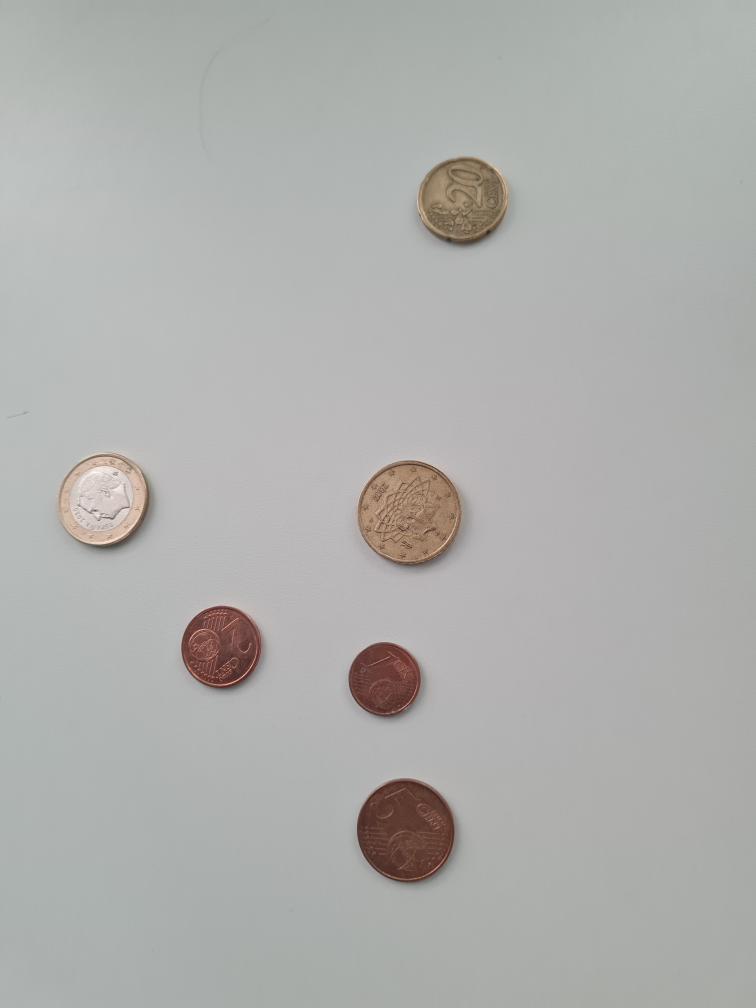
#> input picture p3/monedas1.jpg, 3024 x 4032 px (shown at 1/4 size)
$ jupyter execute --allow-errors 'VC_P3 - Minerva Quintero Flores.ipynb'
#> lines starting #> are read from the running program, lines starting #| are printed output that depends on the picture; after the words box and inside, x2 and y2 are one past the last pixel; in counts of white or black regions, pixels touching at a corner belong together; long printed decimals are rounded
#Paquetes necesarios

[cell 1]
import cv2
import numpy as np
import matplotlib.pyplot as plt

Carga imagen y convierte a RGB

[cell 2]
#Carga imagen ejemplo con monedas
img = cv2.imread('monedas1.jpg')
#> img is the input picture: shape (4032, 3024, 3); mean B, G, R 172.8, 174.9, 174.5
print(img.shape)
#| (4032, 3024, 3)
#Recordando que OpenCV lee las imágenes en BGR, por lo que convertimos para visualizr RGB
img_rgb = cv2.cvtColor(img, cv2.COLOR_BGR2RGB)

plt.axis("off")
plt.imshow(img_rgb)
plt.show()

Convierte a gris y muestra histograma

[cell 3]
#Convierte la imagen a todos de gris, mostrando el resultado
img = cv2.GaussianBlur(img , (7 , 7) , 3)
img_gris = cv2.cvtColor(img, cv2.COLOR_BGR2GRAY)

#Cálculo del histograma con 256 bins de una imagen en escala de grises
hist = cv2.calcHist([img_gris], [0], None, [256], [0, 256])
#> hist = 256 values, max 882380 at index 179, min 0 at index 0, mean 47628

plt.figure()
plt.axis("off")
plt.imshow(img_gris, cmap='gray')

# Histograma sin normalizar
plt.figure()
plt.subplot(1, 2, 1)
plt.title("Histograma")
plt.xlabel("Bins")
plt.ylabel("# píxeles")
plt.plot(hist)
plt.xlim([0, 256])

[cell 4]
import cv2
import numpy as np

# Carga la imagen
image = cv2.imread('monedas1.jpg')

# Convierte la imagen a escala de grises
gray = cv2.cvtColor(image, cv2.COLOR_BGR2GRAY)

# Aplica un umbral para crear una máscara
_, mask = cv2.threshold(gray, 1, 255, cv2.THRESH_BINARY)
#> mask: shape (4032, 3024); every value is 255

# Encuentra los contornos del objeto en primer plano
contours, _ = cv2.findContours(mask, cv2.RETR_EXTERNAL, cv2.CHAIN_APPROX_SIMPLE)
#> contours = [[[0, 0], [0, 4031], [3023, 4031], [3023, 0]]]

# Crea una máscara negra del mismo tamaño que la imagen original
mask_black = np.zeros_like(image)

# Dibuja el objeto en primer plano en la máscara negra
cv2.drawContours(mask_black, contours, -1, (255, 255, 255), thickness=cv2.FILLED)
#> mask_black: shape (4032, 3024, 3); every value is 255

# Copia el objeto en primer plano a una nueva imagen
result = cv2.bitwise_and(image, mask_black)

# Guarda la imagen resultante
cv2.imwrite('imagen_sin_fondo.jpg', result)

# Muestra la imagen resultante
plt.imshow(result)
cv2.waitKey(0)
cv2.destroyAllWindows()

[cell 5]
bgImg = cv2.imread('background.jpg')
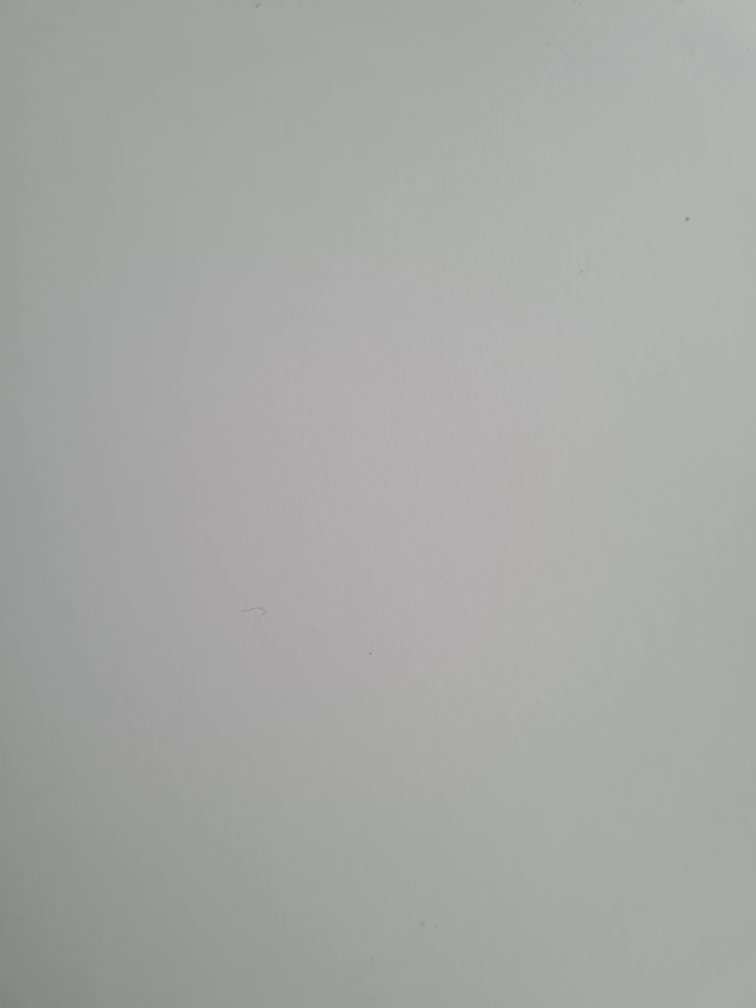
#> input picture p3/background.jpg, 3024 x 4032 px (shown at 1/4 size)
#> bgImg is the input picture: shape (4032, 3024, 3); mean B, G, R 166, 168.5, 166.6
bgGray = cv2.cvtColor(bgImg, cv2.COLOR_BGR2GRAY)
dif = cv2.absdiff(img_gris,bgGray)
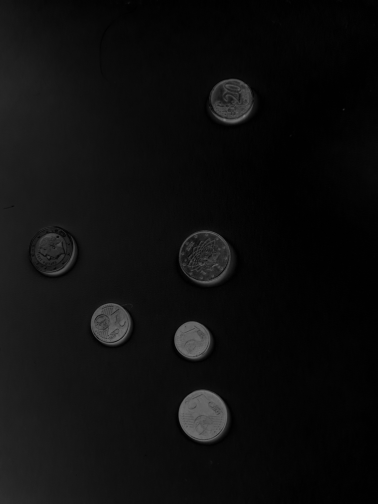
#> dif: shape (4032, 3024) (shown at 1/8 size); min 0, max 133, mean 13.9
plt.imshow(dif,cmap='gray')

Cuenta elementos tras umbralizar

[cell 6]
#Dos umbralizados. Te invito a probar con parámetros, aplicar filtro previo, etc.
umbral = 200
# Umbralizado binaria invertido, dado que por defecto se asume objetos en blanco
res,img_th1 = cv2.threshold(dif,umbral,255,cv2.THRESH_BINARY_INV)
#> res = 200
# Umbralizado con método de Otsu
ret2,img_th2 = cv2.threshold(dif,0,255,cv2.THRESH_BINARY_INV+cv2.THRESH_OTSU)
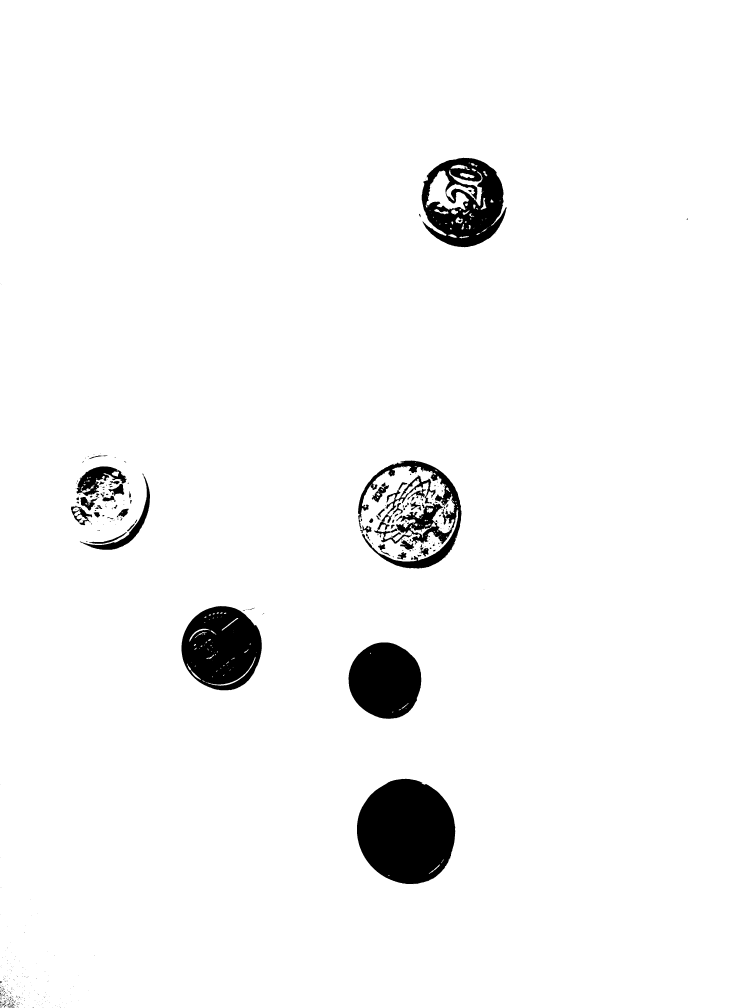
#> img_th2: shape (4032, 3024) (shown at 1/4 size); 96.4% white; 590 black regions (493 under 20 px)
#> ret2 = 45

plt.subplot(1, 3, 1)
plt.axis("off")
plt.imshow(dif,cmap='gray')
plt.title('Original')

plt.subplot(1, 3, 2)
plt.axis("off")
plt.imshow(img_th1,cmap='gray')
plt.title('FIJO invertida')

plt.subplot(1, 3, 3)
plt.axis("off")
plt.imshow(img_th2,cmap='gray')
plt.title('OTSU invertida')

Búsqueda de componentes y sus contornos

[cell 7]
#Localiza contornos en imagen obtenida con umbral fijo
#findContours está diseñada para imágenes con la figura en blanco y el fondo negro
#La imagen de entrada debe ser de un canal y 8 bits excepto en los modos RETR_CCOMP o RETR_FLOODFILL
#hierarchy contiene información sobre el nivel del contorno, relaciones paterno-filiales

#Obtiene todos los contornos, externos e internos
contornos, hierarchy = cv2.findContours(
    img_th2, #imagen
    cv2.RETR_TREE, #Modo de recuperación (lista, árbol, nivel superior)
    cv2.CHAIN_APPROX_SIMPLE #Método de aproximación del contorno
    )
#> contornos = 907 contours, 722 with area under 20; largest, box (x1, y1, x2, y2) and area: (0, 0, 3024, 4032) 12185477, (1427, 3114, 1822, 3538) 130112, (1686, 630, 2027, 990) 93914, (725, 2423, 1048, 2762) 84802, (1393, 2569, 1686, 2876) 69720
#Obtiene únicamente los contornos externos
contornos2, hierarchy2 = cv2.findContours(img_th2,
    cv2.RETR_EXTERNAL ,
    cv2.CHAIN_APPROX_SIMPLE)
#> contornos2 = 3 contours, 2 with area under 20; largest, box (x1, y1, x2, y2) and area: (0, 0, 3024, 4032) 12185477

# Dibuja sobre la imagen de entrada todos los contornos en verde
#Cada vez que quiere pintar convierte img para no tener restos
img_rgb = cv2.cvtColor(img, cv2.COLOR_BGR2RGB)
cv2.drawContours(img_rgb, contornos, -1, (0,255,0), 3)

plt.subplot(131)
plt.axis("off")
plt.imshow(img_rgb)
plt.title('Todos los contornos')

# Dibuja sobre la imagen de entrada sólo contornos externos
img_rgb = cv2.cvtColor(img, cv2.COLOR_BGR2RGB)
cv2.drawContours(img_rgb, contornos2, -1, (0,255,0), 3)

plt.subplot(132)
plt.axis("off")
plt.imshow(img_rgb)
plt.title('Sólo externos')

#Dibuja contornos externos rellenos en imagen vacía
#crea imagen vacíanegra
img_cont = np.zeros(img_rgb.shape)
for c in contornos2:
    #Área delcontorno
    area = cv2.contourArea(c)

    #Dimensión mínima (útil en ocasiones)
    if area > 10:
        #Perímetro delcontorno
        perimetro = cv2.arcLength(c,True)
        #Contenedor alineado con ejes de la imagen
        x,y,w,h = cv2.boundingRect(c)
        #Mínimo contenedor ajustado para el contorno
        rect = cv2.minAreaRect(c)
        #Mínimo círculo que lo contiene
        (cx,cy),radio = cv2.minEnclosingCircle(c)
        #Elipse ajustada al contorno
        if c.shape[0] > 5:
            elipse = cv2.fitEllipse(c)
            #Para determinadas tareas nos interesará mostrar estos valores
            #print(area, perimetro, rect, cx,cy,radio, elipse)

        #Dibuja los contornos
        cv2.drawContours(img_cont, [c], -1, (255,255,255), -1)
#> this loop made 3 passes
#> (area, perimetro, x, y, w, h, rect, cx) on pass 3: (12185477, 14249.2, 0, 0, 3024, 4032, ((1511.5, 2015.5), (4031, 3023), -90), 1511.5)
#> img_cont: shape (4032, 3024, 3) float64; 100% white; black in thin lines or dots, all inside (x1, y1, x2, y2) = (0, 1132, 258, 4032)

plt.subplot(133)
plt.axis("off")
plt.imshow(img_cont)
plt.title('Externos rellenos')
plt.show()

TAREA: Captura una o varias imágenes con monedas no solapadas y algún objeto que no lo sea. Filtra los contornos que no se correpondan con monedas, y muestra el número total de monedas presentes en la imagen.

[cell 8]
import numpy as np
import cv2
import matplotlib.pyplot as plt

img = cv2.imread("monedas1.jpg")
img = cv2.resize(img , (640 , 800))
#> img: shape (800, 640, 3)
image_copy = img.copy()
img = cv2.GaussianBlur(img , (7 , 7) , 3)

gray = cv2.cvtColor(img , cv2.COLOR_BGR2GRAY)
#> gray: shape (800, 640)
ret , thresh = cv2.threshold(gray , 160 , 255 , cv2.THRESH_BINARY)
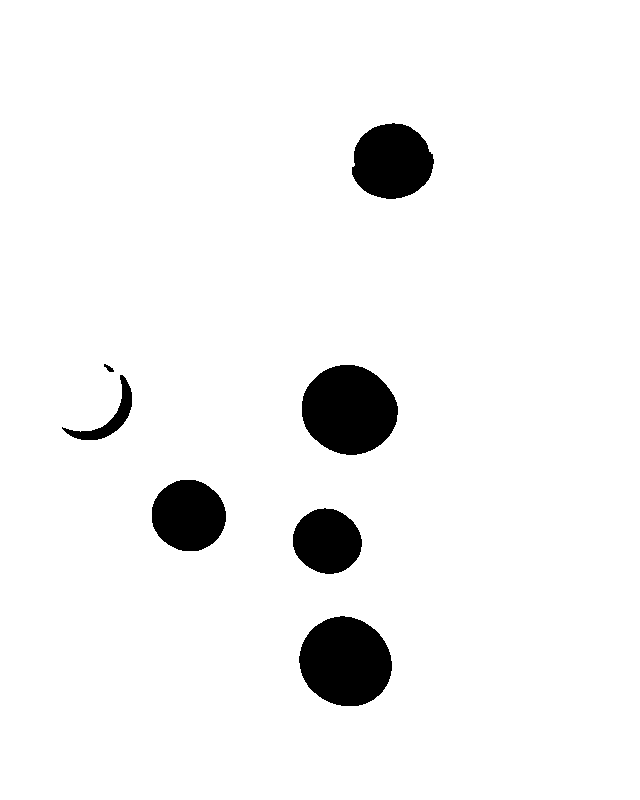
#> thresh: shape (800, 640); 94.8% white; 7 black regions

contours , _ = cv2.findContours(thresh , cv2.RETR_TREE , cv2.CHAIN_APPROX_NONE)
#> contours = 8 contours; box (x1, y1, x2, y2) and area: (0, 0, 640, 800) 510561, (301, 364, 399, 456) 6803, (298, 615, 393, 707) 6596, (351, 122, 435, 200) 4907, (151, 479, 227, 552) 4252, (292, 507, 363, 575) 3578, (61, 374, 133, 441) 1116, (103, 363, 115, 373) 52
area = {}
for i in range(len(contours)):
    cnt = contours[i]
    ar = cv2.contourArea(cnt)
    area[i] = ar
#> this loop made 8 passes
#> ar on passes 1 to 8: 510561, 6595.5, 3578.5, 4252.5, 1116.5, 6803, 52.5, 4907
#> after the loop, area = {0: 510561, 1: 6595.5, 2: 3578.5, 3: 4252.5, 4: 1116.5, 5: 6803, 6: 52.5, 7: 4907}
srt = sorted(area.items() , key = lambda x : x[1] , reverse = True)
#> srt = [(0, 510561), (5, 6803), (1, 6595.5), (7, 4907), (3, 4252.5), (2, 3578.5), (4, 1116.5), (6, 52.5)]
results = np.array(srt).astype("int")
#> results = [[0, 510561], [5, 6803], [1, 6595], [7, 4907], [3, 4252], [2, 3578], [4, 1116], [6, 52]]
num = np.argwhere(results[: , 1] > 500).shape[0]

for i in range(1 , num):
    image_copy = cv2.drawContours(image_copy , contours , results[i , 0] ,
                                  (0 , 255 , 0) , 3)
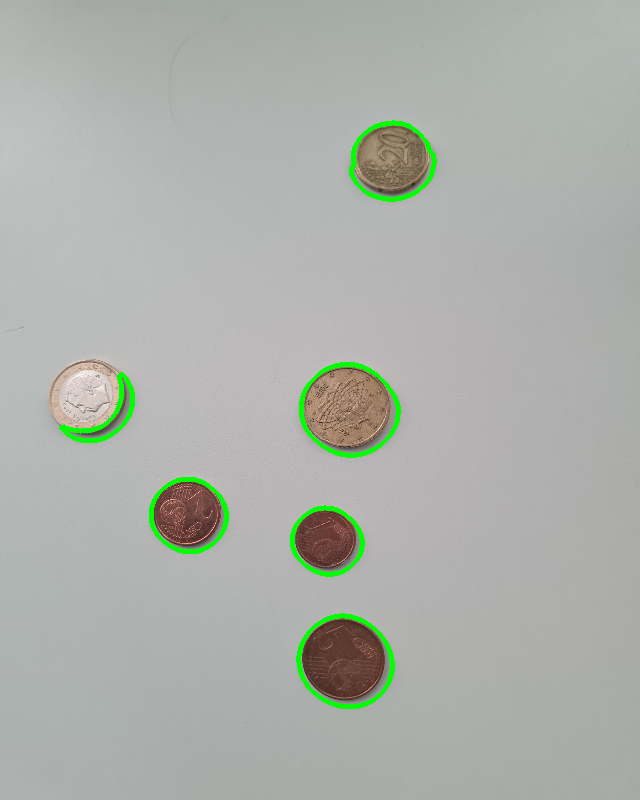
#> image_copy: shape (800, 640, 3); mean B, G, R 170.6, 176, 172.2
print("Number of coins is " , num - 1)
#| Number of coins is  6
# cv2.imshow("final" , image_copy)
plt.imshow(image_copy)

Una alternativa consiste en contar círculos utilizando la Transformada de Hough. La selección de parámetros puede ser "divertida", más [información](https://docs.opencv.org/4.x/da/d53/tutorial_py_houghcircles.html)

[cell 9]
#Conversión a gris
gris = cv2.cvtColor(img, cv2.COLOR_BGR2GRAY)
#Suaviza altas frecuencias
pimg = cv2.medianBlur(gris, 7)
#Localiza Círculos
circ = cv2.HoughCircles(
        pimg,  # imagen
        cv2.HOUGH_GRADIENT,  # tipo de detección
        1,
        100,  # distancia mínima entre círculos
        param1=100, # Valor del gradiente
        param2=30, #Umbral acumulador
        minRadius=50,  # radio mínimo
        maxRadius=150,  # radio máximo
    )
#> circ = None

#Dibuja sobre entrada  e imagen vacía
img_cont = np.zeros(img_rgb.shape)
img_rgb = cv2.cvtColor(img, cv2.COLOR_BGR2RGB)
#> img_rgb: shape (800, 640, 3)

#> (the rest of this cell did not finish here and is left out)

TAREA: Captura una o varias imágenes con monedas no solapadas, y otras con monedas solapadas. Identificada una moneda de un euro en la imagen, por ejemplo con un clic de ratón, calcular la cantidad de dinero presente en la imagen. ¿Qué problemas han observado?

Clasificación de microplásticos

[cell 10]
#Cargamos tres subimágenes de cada uno de los tres tipos considerados (el alquitrán efectivamenet no es microplástico)
imgF = cv2.imread('FRA.png')
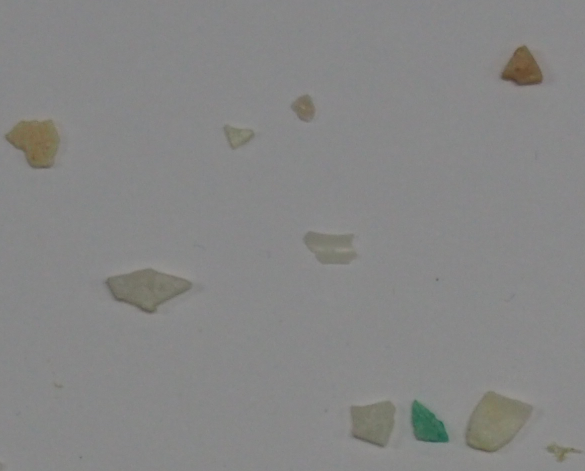
#> input picture p3/FRA.png, 1170 x 942 px (shown at 1/2 size)
#> imgF is the input picture: shape (942, 1170, 3); mean B, G, R 133.5, 134.2, 134.1
imgP = cv2.imread('PEL.png')
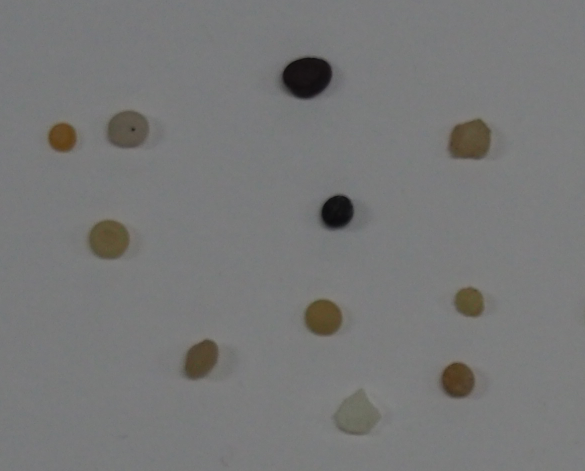
#> input picture p3/PEL.png, 1170 x 942 px (shown at 1/2 size)
#> imgP is the input picture: shape (942, 1170, 3); mean B, G, R 119.2, 119.7, 119.4
imgT = cv2.imread('TAR.png')
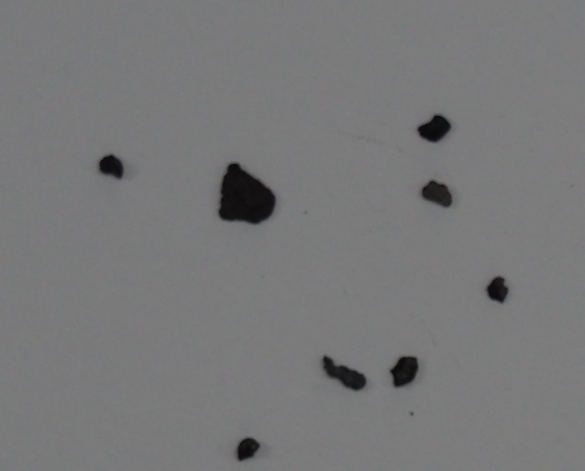
#> input picture p3/TAR.png, 1170 x 942 px (shown at 1/2 size)
#> imgT is the input picture: shape (942, 1170, 3); mean B, G, R 120.5, 119.9, 119.7

#Mostramos
plt.subplot(131)
plt.axis("off")
plt.imshow(imgF)
plt.title('Fragmentos')
plt.subplot(132)
plt.axis("off")
plt.imshow(imgP)
plt.title('Pellet')
plt.subplot(133)
plt.axis("off")
plt.imshow(imgT)
plt.title('Alquitrán')
plt.show()

TAREA: Estas tres imágenes han sido extraidas de las imágenes de mayor tamaño contenidas en la carpeta. Determina patrones geométricos para cada una de las tres clases y evalúa los aciertos y fallos con las imágenes completas la matriz de confusión. Para cada clase, determina el número de muestras que se clasifican correctamente de dicha clase, y el número de muestras que se clasifica incorrectamente por cada una de las otras dos clases.

El el trabajo [SMACC: A System for Microplastics Automatic Counting and Classification](https://doi.org/10.1109/ACCESS.2020.2970498), las características geométricas utilizadas en dicho trabajo fueron:

- Área en píxeles
- Perímetro en píxeles
- Compacidad (relación del cuadrado del perímetro con el área)
- Relación del área con la del contenedor
- Relación del ancho y el alto del contenedor
- Relación entre los ejes de la elipse ajustada
- Definido el centroide, relación entre las distancias menor y mayor al contorno

Si no se quedan satisfechos con la segmentación obtenida, es el mundo real, también en el README comento técnicas recientes de segmentación, que podrían despertar su curiosidad.

Las métricas se utilizan para mostrar la bondad de un clasificador, la siguiente celda obtiene varias para un conjunto de datos imaginario (y con etiquetas aleatorias). Si bien las trataremos con más detalle en teoría, muestro un repertorio de ellas, dando más peso a la matriz de confusión.

¿Qué es una matriz de confusión?
Se utiliza para mostrar el comportamiento de un clasificador par alas distintas clases consideradas, se relacionan las etiquetas de las muestras anotadas frente a las predichas por el clasificador. Se busca una matriz diagonal, pero la perfección es infrecuente

[cell 11]
import random
import matplotlib.pyplot as plt
import seaborn as sns
from sklearn.metrics import (
    confusion_matrix,
    accuracy_score,
    precision_score,
    recall_score,
    f1_score
)


# Numero de muestras
n = 100
nclases = 4

# A falta de clasificador y conjunto de datos, creamos anotaciones y predicciones de forma aleatoria
# Vector aleatorio con etiquetas anotadas
y = [random.randint(0, nclases - 1) for _ in range(n)]
#> y = 100 values, max 3 at index 0, min 0 at index 2, mean 1.46

# Vector aleatorio con etiquetas predichas por un supuesto clasificador
y_pred = [random.randint(0, nclases - 1) for _ in range(n)]
#> y_pred = 100 values, max 3 at index 7, min 0 at index 1, mean 1.4


accuracy = accuracy_score(y, y_pred)
#> accuracy = 0.25
#Para más de una clase se define la forma de promediar
precision = precision_score(y, y_pred,average='weighted')
#> precision = 0.252
recall = recall_score(y, y_pred,average='weighted')
#> recall = 0.25
f1score = f1_score(y, y_pred,average='weighted')
#> f1score = 0.249

print(f"Accuracy (TP/(n))= {accuracy}")
#| Accuracy (TP/(n))= 0.25
print(f"Precision (TP/(TP+FP)) = {precision}")
#| Precision (TP/(TP+FP)) = 0.2516
print(f"Recall (TP/(TP+FN)) = {recall}")
#| Recall (TP/(TP+FN)) = 0.25
print(f"F1 Score (2*(precision*recall)/(precision+recall)) = {f1score}")
#| F1 Score (2*(precision*recall)/(precision+recall)) = 0.2489


conf_matrix = confusion_matrix(y, y_pred)
#> conf_matrix = [[6, 7, 6, 7], [8, 7, 6, 3], [11, 4, 5, 8], [6, 5, 4, 7]]
plt.figure(figsize=(8,8))
sns.set(font_scale = 1.75)#tamaños tipografía
sns.set(font_scale = 3.0)

ax = sns.heatmap(
        conf_matrix, # confusion matrix 2D array
        annot=True, # Muestra números en las celdas
        fmt='d', # valores enteros
        cbar=False, # sin barra de colores
        cmap='flag', # mapa de colores
        #vmax=175 # contraste de color
    )

#Etiquetas matriz de confusión
label_font = {'size':'25'}
ax.set_xlabel("Predicha", labelpad=-0.75, fontdict=label_font)
ax.set_ylabel("Anotada", labelpad=20, fontdict=label_font)
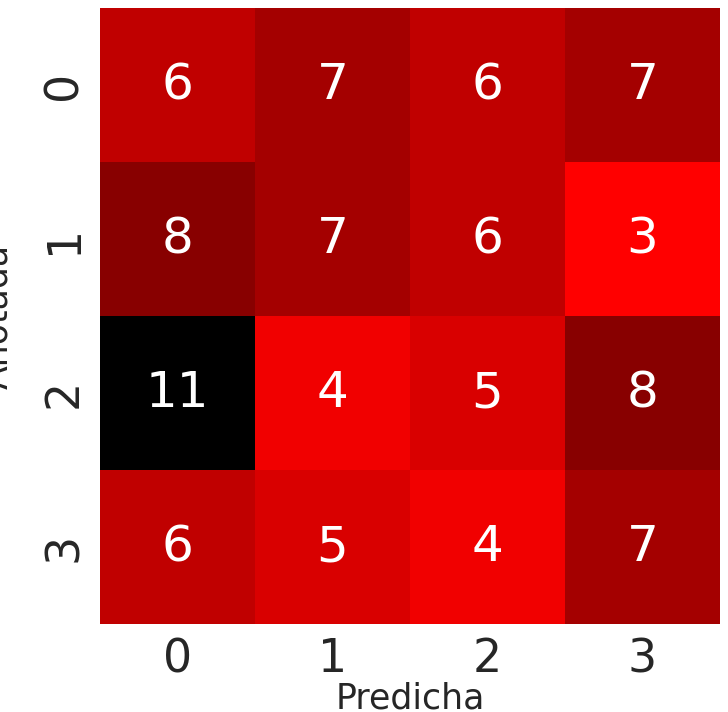
#> figure drawn by matplotlib, 1 panel
